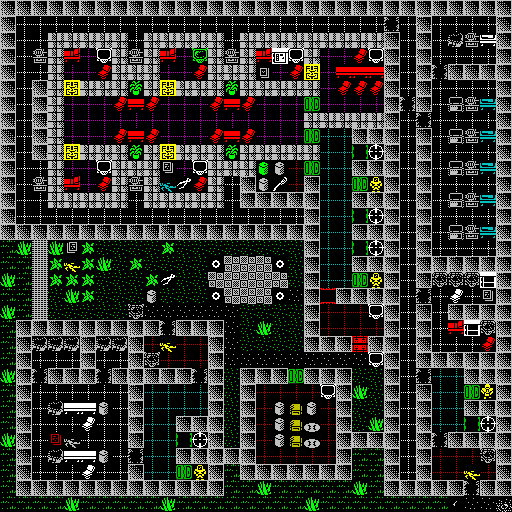

Tiled map render using the project's own tile images. Description and the whole map definition, tile-layer contents included, below:
An orthogonal 32x32 tile map with 16x16 px tiles, 1 tile layer (Слой тайлов 1).

<map version="1.0" tiledversion="v1.0.3-399-ge7b903e" orientation="orthogonal" renderorder="right-down" width="32" height="32" tilewidth="16" tileheight="16" infinite="0" nextobjectid="1">
 <tileset firstgid="1" source="tiles_many.tsx" />
 <layer name="Слой тайлов 1" width="32" height="32">
  <data encoding="csv">
176,176,176,176,176,176,176,176,176,176,176,176,176,176,176,176,176,176,176,176,176,176,176,176,176,176,176,176,176,176,176,176,
176,55,55,55,55,55,55,55,55,55,55,55,55,55,55,55,55,55,55,55,55,55,55,55,73,55,176,55,55,55,55,176,
176,55,55,7,7,7,7,7,55,7,7,7,7,7,55,7,7,7,7,7,7,7,7,7,176,55,176,55,72,60,83,176,
176,55,60,7,20,4,21,7,60,7,20,4,5,7,60,7,20,86,21,7,4,4,52,21,176,55,176,55,55,55,55,176,
176,55,55,7,4,4,52,7,7,7,4,4,52,7,7,7,89,4,52,3,4,36,36,36,176,55,176,73,176,176,176,176,
176,55,176,7,3,7,7,7,25,7,3,7,7,7,25,7,7,7,7,7,4,52,52,52,176,55,176,55,55,55,55,176,
176,55,176,7,4,4,4,52,36,52,4,4,4,52,36,52,4,4,4,108,4,4,4,4,176,73,176,55,58,60,99,176,
176,55,176,7,4,4,4,4,4,4,4,4,4,4,4,4,4,4,4,7,7,7,7,7,176,55,73,55,55,55,55,176,
176,55,176,7,4,4,4,52,36,52,4,4,4,52,36,52,4,4,4,108,42,42,176,176,176,55,176,55,58,60,99,176,
176,55,176,7,3,7,7,7,25,7,3,7,7,7,25,7,7,7,7,7,42,42,109,191,176,55,176,55,55,55,55,176,
176,55,55,7,4,4,21,7,7,7,105,4,21,7,7,7,8,30,59,108,42,42,176,176,176,55,176,55,58,60,99,176,
176,55,60,7,20,4,52,7,60,7,29,61,52,7,55,176,30,62,59,176,42,42,108,129,176,55,176,55,55,55,55,176,
176,55,55,7,7,7,7,7,55,7,7,7,7,7,55,176,176,176,176,176,42,42,176,176,176,55,176,55,58,60,99,176,
176,55,55,55,55,55,55,55,55,55,55,55,55,55,55,55,55,55,55,176,42,42,109,191,176,55,176,55,55,55,55,176,
176,176,176,176,176,176,176,176,176,176,176,176,176,176,176,176,176,176,176,176,42,42,176,176,176,55,176,55,58,60,99,176,
33,65,45,65,2147483753,49,18,18,18,18,49,18,18,18,18,18,18,18,18,176,42,42,109,191,176,55,176,55,55,55,55,176,
33,33,45,49,11,49,65,18,49,18,18,18,18,178,38,38,38,178,18,176,42,42,176,176,176,55,176,176,176,176,176,176,
65,33,45,49,49,49,18,18,18,49,61,18,18,38,38,38,38,38,18,176,42,42,108,129,176,55,176,37,37,37,102,176,
33,33,45,18,65,49,18,18,18,30,18,18,18,178,38,38,38,178,81,176,100,176,176,176,176,55,73,55,84,55,105,176,
65,33,45,18,18,18,18,18,37,81,81,81,81,81,81,18,18,18,18,176,59,59,59,21,176,55,176,55,176,176,176,176,
33,176,176,176,176,176,176,176,176,176,73,176,176,176,81,18,65,18,18,176,59,59,59,59,176,55,176,55,20,102,37,176,
33,176,72,72,72,176,72,72,176,59,11,59,59,176,81,18,18,18,18,176,176,176,101,176,176,55,176,55,55,55,52,176,
33,176,55,55,55,176,55,55,176,37,59,59,59,176,81,81,81,81,81,81,81,81,81,21,176,55,176,176,176,176,176,176,
65,176,73,176,176,176,73,176,176,176,176,176,73,176,18,176,176,176,108,176,176,176,18,18,176,55,73,42,42,176,176,176,
33,176,55,55,55,55,55,55,176,42,42,42,42,176,18,176,59,59,59,59,21,176,65,18,176,55,176,42,42,108,145,176,
33,176,55,72,82,82,30,55,176,42,42,42,42,176,18,176,59,30,74,30,59,176,18,18,176,55,176,42,42,176,176,176,
33,176,55,55,55,84,55,55,176,42,42,176,176,176,18,176,59,30,74,31,59,176,18,65,176,55,176,42,42,109,191,176,
65,176,55,106,28,55,55,55,176,42,42,109,191,176,18,176,59,30,74,31,59,176,176,176,176,55,176,73,176,176,176,176,
33,176,55,72,82,82,30,55,73,42,42,176,176,176,176,176,59,59,59,59,59,176,33,33,176,55,176,59,59,59,37,176,
33,176,55,55,55,84,55,55,176,42,42,108,129,176,33,176,176,176,176,176,176,176,33,33,176,55,176,59,59,11,59,176,
33,176,176,176,176,176,176,176,176,176,176,176,176,176,33,33,65,33,33,33,33,33,65,33,176,176,176,176,176,73,176,176,
33,33,33,33,65,33,33,33,33,33,65,33,33,33,33,33,33,33,33,65,33,33,33,33,33,33,33,33,23,81,81,66
</data>
 </layer>
</map>
